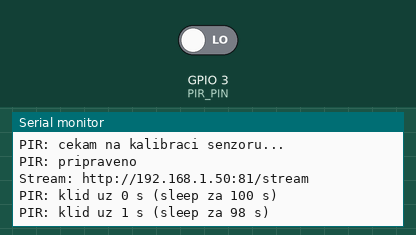
Simulated run of this program. Board: Seeed XIAO ESP32-S3. On the bench: the last lines printed to the serial monitor. The test bench sets the inputs (shaded band); at power-on: GPIO 3 (PIR_PIN) LOW. WiFi joins after 1.5 s; servers stay silent unless stated; uploads are accepted with an empty reply; the camera gives no picture.

Above: at 8.2 s.
8.3 s: GPIO 3 (PIR_PIN) driven HIGH
At 9.8 s:
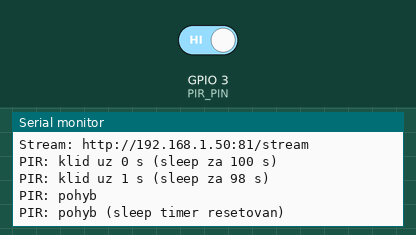
10.5 s: GPIO 3 (PIR_PIN) driven LOW
At 11.8 s:
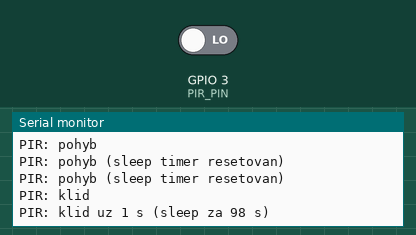
Timing chart, 0 to 13.5 s (numbered marks = the images above; inputs shaded):
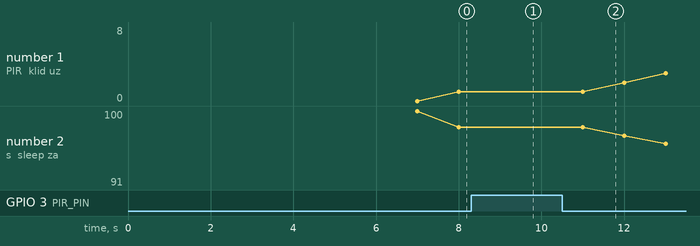

Measured:
- after the input at 8.3 s, the serial monitor: prints a new line after 0.71 s (image 1)
- after the input at 10.5 s, the serial monitor: prints a new line after 0.51 s (image 2)
- plotted number 1: 1 → 8 after the input at 10.5 s
- plotted number 2: 98 → 91 after the input at 10.5 s

The program:

main.cpp
```cpp
#include <Arduino.h>
#include "esp_camera.h"
#include "esp_sleep.h"
#include <WiFi.h>
#include <HTTPClient.h>

#include "board_config.h"
#include "app_httpd.h"

const char *ssid     = "ASUS2";
const char *password = "PetrSmolik";

#define PIR_PIN          3
#define PIR_NOTIFY_URL   "http://192.168.0.65:8080/motion"
#define PIR_IDLE_URL     "http://192.168.0.65:8080/idle"
#define IDLE_TIMEOUT_MS  100000   // 30s bez pohybu → sleep

static void goToSleep() {
  Serial.println("No motion, going to sleep");
  if (WiFi.status() == WL_CONNECTED) {
    HTTPClient http;
    http.begin(PIR_IDLE_URL);
    http.addHeader("Content-Type", "application/json");
    http.POST("{}");
    http.end();
  }
  esp_sleep_enable_ext1_wakeup(1ULL << PIR_PIN, ESP_EXT1_WAKEUP_ANY_HIGH);
  esp_deep_sleep_start();
}

static void sleepMonitorTask(void *) {
  uint32_t lastMotion = millis();
  bool lastState = false;

  for (;;) {
    bool state = digitalRead(PIR_PIN) == HIGH;

    if (state != lastState) {
      Serial.printf("PIR: %s\n", state ? "pohyb" : "klid");
      lastState = state;
    }

    if (state) {
      lastMotion = millis();
      Serial.printf("PIR: pohyb (sleep timer resetovan)\n");
    } else {
      uint32_t idle = millis() - lastMotion;
      Serial.printf("PIR: klid uz %lu s (sleep za %lu s)\n",
                    idle / 1000, (IDLE_TIMEOUT_MS - idle) / 1000);
    }

    if (millis() - lastMotion >= IDLE_TIMEOUT_MS) {
      goToSleep();
    }
    vTaskDelay(1000 / portTICK_PERIOD_MS);
  }
}

void setup() {
  Serial.begin(115200);
  while (!Serial) delay(10);
  Serial.setDebugOutput(true);
  Serial.println();

  pinMode(PIR_PIN, INPUT_PULLDOWN);

  camera_config_t config;
  config.ledc_channel = LEDC_CHANNEL_0;
  config.ledc_timer   = LEDC_TIMER_0;
  config.pin_d0       = Y2_GPIO_NUM;
  config.pin_d1       = Y3_GPIO_NUM;
  config.pin_d2       = Y4_GPIO_NUM;
  config.pin_d3       = Y5_GPIO_NUM;
  config.pin_d4       = Y6_GPIO_NUM;
  config.pin_d5       = Y7_GPIO_NUM;
  config.pin_d6       = Y8_GPIO_NUM;
  config.pin_d7       = Y9_GPIO_NUM;
  config.pin_xclk     = XCLK_GPIO_NUM;
  config.pin_pclk     = PCLK_GPIO_NUM;
  config.pin_vsync    = VSYNC_GPIO_NUM;
  config.pin_href     = HREF_GPIO_NUM;
  config.pin_sccb_sda = SIOD_GPIO_NUM;
  config.pin_sccb_scl = SIOC_GPIO_NUM;
  config.pin_pwdn     = PWDN_GPIO_NUM;
  config.pin_reset    = RESET_GPIO_NUM;
  config.xclk_freq_hz = 23000000;
  config.frame_size   = FRAMESIZE_UXGA;
  config.pixel_format = PIXFORMAT_JPEG;
  config.grab_mode    = CAMERA_GRAB_WHEN_EMPTY;
  config.fb_location  = CAMERA_FB_IN_PSRAM;
  config.jpeg_quality = 12;
  config.fb_count     = 1;

  if (psramFound()) {
    config.jpeg_quality = 10;
    config.fb_count     = 2;
    config.grab_mode    = CAMERA_GRAB_LATEST;
  } else {
    config.frame_size  = FRAMESIZE_SVGA;
    config.fb_location = CAMERA_FB_IN_DRAM;
  }

  esp_err_t err = esp_camera_init(&config);
  if (err != ESP_OK) {
    Serial.printf("Camera init failed: 0x%x\n", err);
    return;
  }

  sensor_t *s = esp_camera_sensor_get();
  s->set_framesize(s, FRAMESIZE_VGA);

  WiFi.begin(ssid, password);
  WiFi.setSleep(false);

  Serial.print("WiFi connecting");
  while (WiFi.status() != WL_CONNECTED) {
    delay(500);
    Serial.print(".");
  }
  Serial.println("\nWiFi connected");

  startCameraServer();

  // Notify RPi — woke up because of motion
  {
    HTTPClient http;
    http.begin(PIR_NOTIFY_URL);
    http.addHeader("Content-Type", "application/json");
    http.POST("{\"motion\":true}");
    http.end();
  }

  Serial.println("PIR: cekam na kalibraci senzoru...");
  delay(5000);
  Serial.println("PIR: pripraveno");
  xTaskCreate(sleepMonitorTask, "sleep_mon", 4096, NULL, 1, NULL);

  Serial.printf("Stream: http://%s:81/stream\n", WiFi.localIP().toString().c_str());
}

void loop() {
  delay(10000);
}
```

app_httpd.h
```cpp
#pragma once

void startCameraServer();
```

app_httpd.cpp
```cpp
#include "Arduino.h"
#include "esp_http_server.h"
#include "esp_camera.h"
#include "sdkconfig.h"

#define PART_BOUNDARY "123456789000000000000987654321"
static const char *_STREAM_CONTENT_TYPE = "multipart/x-mixed-replace;boundary=" PART_BOUNDARY;
static const char *_STREAM_BOUNDARY     = "\r\n--" PART_BOUNDARY "\r\n";
static const char *_STREAM_PART         = "Content-Type: image/jpeg\r\nContent-Length: %u\r\nX-Timestamp: %d.%06d\r\n\r\n";

static httpd_handle_t camera_httpd = NULL;
static httpd_handle_t stream_httpd = NULL;

static esp_err_t stream_handler(httpd_req_t *req) {
  camera_fb_t *fb = NULL;
  esp_err_t res;
  char part_buf[128];

  res = httpd_resp_set_type(req, _STREAM_CONTENT_TYPE);
  if (res != ESP_OK) return res;
  httpd_resp_set_hdr(req, "Access-Control-Allow-Origin", "*");

  while (true) {
    fb = esp_camera_fb_get();
    if (!fb) {
      log_e("Camera capture failed");
      break;
    }

    size_t hlen = snprintf(part_buf, sizeof(part_buf), _STREAM_PART,
                           fb->len, fb->timestamp.tv_sec, fb->timestamp.tv_usec);

    res = httpd_resp_send_chunk(req, _STREAM_BOUNDARY, strlen(_STREAM_BOUNDARY));
    if (res == ESP_OK) res = httpd_resp_send_chunk(req, part_buf, hlen);
    if (res == ESP_OK) res = httpd_resp_send_chunk(req, (const char *)fb->buf, fb->len);

    esp_camera_fb_return(fb);

    if (res != ESP_OK) break;
  }

  return ESP_FAIL;
}

// Shared handler for all camera setting endpoints.
// user_ctx holds the setting name string.
static esp_err_t setting_handler(httpd_req_t *req) {
  const char *name = (const char *)req->user_ctx;
  char query[32], val_str[8];

  if (httpd_req_get_url_query_str(req, query, sizeof(query)) != ESP_OK ||
      httpd_query_key_value(query, "val", val_str, sizeof(val_str)) != ESP_OK) {
    httpd_resp_send_404(req);
    return ESP_FAIL;
  }

  int val = atoi(val_str);
  sensor_t *s = esp_camera_sensor_get();
  int res = -1;

  if      (!strcmp(name, "resolution")) res = s->set_framesize(s, (framesize_t)val);
  else if (!strcmp(name, "quality"))    res = s->set_quality(s, val);
  else if (!strcmp(name, "brightness")) res = s->set_brightness(s, val);
  else if (!strcmp(name, "contrast"))   res = s->set_contrast(s, val);
  else if (!strcmp(name, "saturation")) res = s->set_saturation(s, val);

  if (res != 0) return httpd_resp_send_500(req);

  httpd_resp_set_hdr(req, "Access-Control-Allow-Origin", "*");
  return httpd_resp_send(req, NULL, 0);
}

void startCameraServer() {
  static const char *names[] = {"resolution", "quality", "brightness", "contrast", "saturation"};
  static const char *uris[]  = {"/resolution", "/quality", "/brightness", "/contrast", "/saturation"};

  httpd_config_t config = HTTPD_DEFAULT_CONFIG();
  config.max_uri_handlers = 8;

  if (httpd_start(&camera_httpd, &config) == ESP_OK) {
    for (int i = 0; i < 5; i++) {
      httpd_uri_t uri = {};
      uri.uri      = uris[i];
      uri.method   = HTTP_GET;
      uri.handler  = setting_handler;
      uri.user_ctx = (void *)names[i];
      httpd_register_uri_handler(camera_httpd, &uri);
    }
    log_i("Camera server on port %u", config.server_port);
  }

  config.server_port += 1;
  config.ctrl_port   += 1;

  if (httpd_start(&stream_httpd, &config) == ESP_OK) {
    httpd_uri_t stream_uri = {};
    stream_uri.uri     = "/stream";
    stream_uri.method  = HTTP_GET;
    stream_uri.handler = stream_handler;
    httpd_register_uri_handler(stream_httpd, &stream_uri);
    log_i("Stream server on port %u", config.server_port);
  }
}
```

board_config.h
```cpp
#ifndef BOARD_CONFIG_H
#define BOARD_CONFIG_H

//
// WARNING!!! PSRAM IC required for UXGA resolution and high JPEG quality
//            Ensure ESP32 Wrover Module or other board with PSRAM is selected
//            Partial images will be transmitted if image exceeds buffer size
//
//            You must select partition scheme from the board menu that has at least 3MB APP space.

#define CAMERA_MODEL_XIAO_ESP32S3  // Has PSRAM
#include "camera_pins.h"

#endif  // BOARD_CONFIG_H
```

camera_pins.h
```cpp
#if defined(CAMERA_MODEL_XIAO_ESP32S3)
#define PWDN_GPIO_NUM  -1
#define RESET_GPIO_NUM -1
#define XCLK_GPIO_NUM  10
#define SIOD_GPIO_NUM  40
#define SIOC_GPIO_NUM  39

#define Y9_GPIO_NUM    48
#define Y8_GPIO_NUM    11
#define Y7_GPIO_NUM    12
#define Y6_GPIO_NUM    14
#define Y5_GPIO_NUM    16
#define Y4_GPIO_NUM    18
#define Y3_GPIO_NUM    17
#define Y2_GPIO_NUM    15
#define VSYNC_GPIO_NUM 38
#define HREF_GPIO_NUM  47
#define PCLK_GPIO_NUM  13

#else
#error "Camera model not selected"
#endif
```
